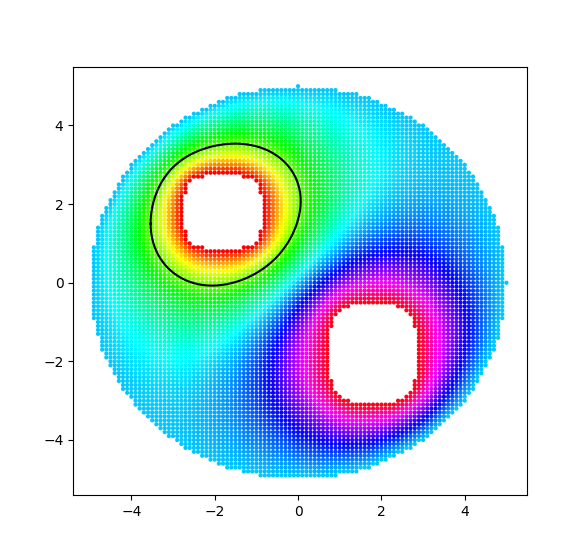

This chart was generated by the following Python code:
import random
from itertools import chain

import matplotlib.pyplot as plt
import numpy as np


class Point:
    def __init__(self, x, y, f):
        self.x = x
        self.y = y
        self.f = f

def isIn(x, y):
    res = x ** 2 + y ** 2 <= 25
    res1 = 0.8 * abs(-1.5 + x) ** 3.5 + 0.3 * abs(1.5 + y) ** 3.5 >= 0.6
    res2 = abs(1.5 + x) ** 4 + abs(-1.5 + y) ** 4 >= 0.8
    return res and res1 and res2


F1 = 5
F2 = 5
f = 3
step = 0.1
start = -5
finish = 6
size = 4
epsilon = 0.00001

t1 = np.arange(start, finish, step)
arr_x = []
arr_y = []
arr_point = []


def inicialisation():
    for x in t1:
        arr_point.append([])
        for y in t1:
            if isIn(x, y):
                if abs(x ** 2 + y ** 2 - 25) <= 1:
                    f = 0
                elif abs(0.8 * abs(-1.5 + x) ** 3.5 + 0.3 * abs(1.5 + y) ** 3.5 - 0.6) <= 0.4:
                    f = F1
                elif abs(abs(1.5 + x) ** 4 + abs(-1.5 + y) ** 4 - 0.8) <= 0.4:
                    f = F2
                else:
                    f = random.random() * (abs(F1) + abs(F2)) + min(F1, F2)
            else:
                f = None
            point = Point(x, y, f)
            arr_point[-1].append(point)


def iteration():
    max_delta = 0
    for y in range(1, len(arr_point) - 2):
        for x in range(1, len(arr_point[y]) - 2):
            neighbours = [arr_point[y][x - 1].f,
                          arr_point[y][x + 1].f,
                          arr_point[y - 1][x].f,
                          arr_point[y + 1][x].f]
            if any(potent is None for potent in neighbours):
                continue
            delta = max(neighbours) - min(neighbours)
            if delta > max_delta:
                max_delta = delta
            arr_point[y][x].f = sum(neighbours) / 4
    return max_delta


def repeat(epsilon):
    previous_delta = abs(F1) + abs(F2) + 10  # верхняя граница разности, с хвостиком чтоб наверняка
    n = 0
    while True:
        n += 1
        new_delta = iteration()
        if (abs(previous_delta - new_delta) < epsilon):
            break
        previous_delta = new_delta


def add(point1, point2):
    arr_x.append(point1.x)
    arr_x.append(point2.x)
    arr_y.append(point1.y)
    arr_y.append(point2.y)


def findpoint(tmp, neighboor, flag):
    diapason = abs(tmp.f - neighboor.f)
    if diapason == 0:  # сработает если ищем 0
        add(tmp, neighboor)
        return True
    s = abs(f - tmp.f)
    if flag == 'x':
        arr_x.append(tmp.x + (s / diapason) * step)
        arr_y.append(tmp.y)
    else:
        arr_x.append(tmp.x)
        arr_y.append(tmp.y + (s / diapason) * step)
    return False


def find(f):
    for i in range(1, len(arr_point) - 2):
        for j in range(1, len(arr_point[i]) - 2):
            tmp = arr_point[i][j]
            right = arr_point[i + 1][j]
            down = arr_point[i][j + 1]
            if tmp.f is None or right.f is None or down.f is None:
                continue
            if tmp.f <= f <= right.f or tmp.f >= f >= right.f:
                findpoint(tmp, right, 'x')

            if tmp.f <= f <= down.f or tmp.f >= f >= down.f:
                findpoint(tmp, down, 'y')


def sort():
    points = list(zip(arr_x, arr_y))
    leftmost_point, *_, rightmost_point = sorted(points, key=lambda lst: lst[0])
    x1, y1 = leftmost_point
    x2, y2 = rightmost_point

    border_slope = (y2 - y1) / (x2 - x1)

    points_below_border = [(x1, y1)]
    points_above_border = [(x2, y2)]

    for x, y in points:
        border = border_slope * (x - x1) + y1
        if y < border:
            points_below_border.append((x, y))
        elif y > border:
            points_above_border.append((x, y))

    points_below_border.sort()
    points_above_border.sort(reverse=True)

    points_above_border.append((x1, y1))

    merged_points = points_below_border + points_above_border

    x_lst = [x for x, _ in merged_points]
    y_lst = [y for _, y in merged_points]
    plt.plot(x_lst, y_lst, c='black')

    return merged_points


def findLength(merged_points):
    x0 = merged_points[-1][0]
    y0 = merged_points[-1][1]
    l = 0
    for x1, y1 in merged_points:
        l += np.sqrt((x1 - x0) ** 2 + (y1 - y0) ** 2)
        x0, y0 = x1, y1
    return l


plt.rcParams.update({'figure.figsize': (6, 6)})
cmap = plt.get_cmap('hsv')

inicialisation()

l = [elem for elem in list(chain(*arr_point)) if elem.f is not None]

repeat(epsilon)

plt.scatter([elem.x for elem in l], [elem.y for elem in l], s=size, cmap=cmap, c=[elem.f for elem in l])

# точки эквипотенциали
find(f)
# упорядочиваем точки и находим длину
l = findLength(sort())
print("Длина заданной эквипотенциали = ", l)

plt.show()
